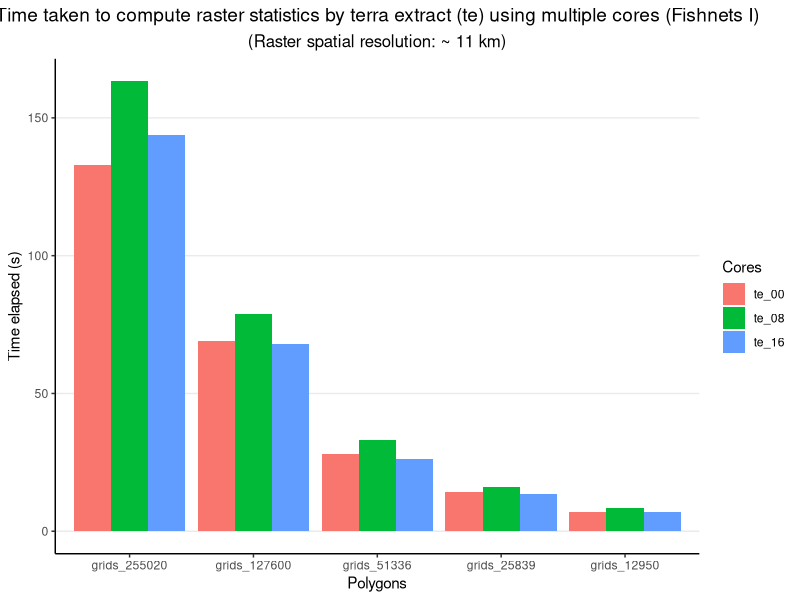
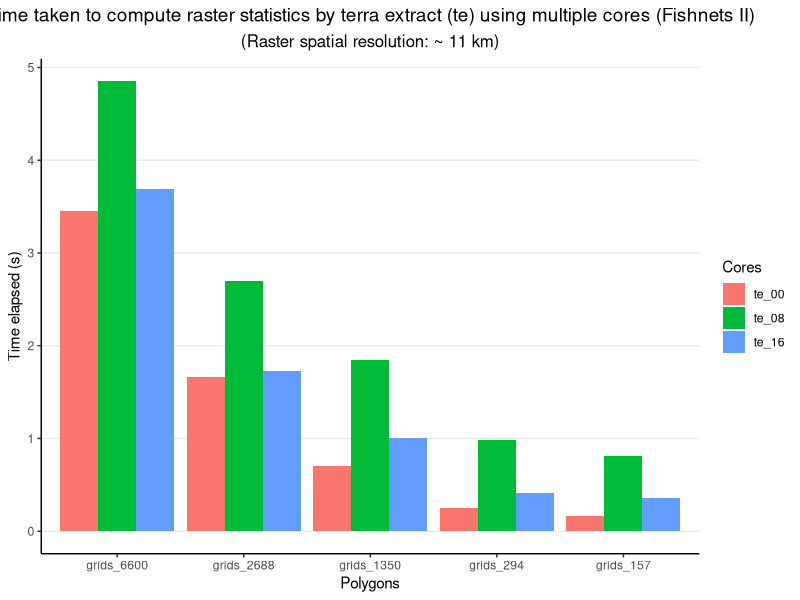
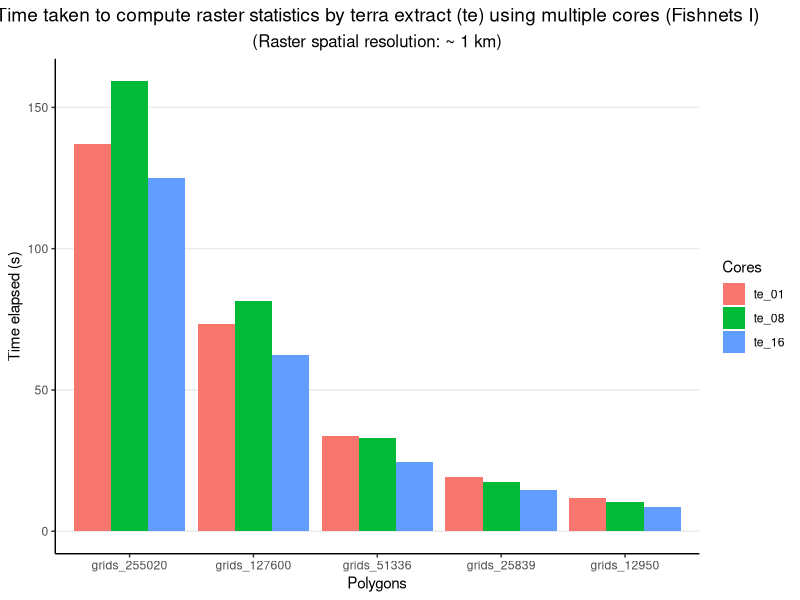
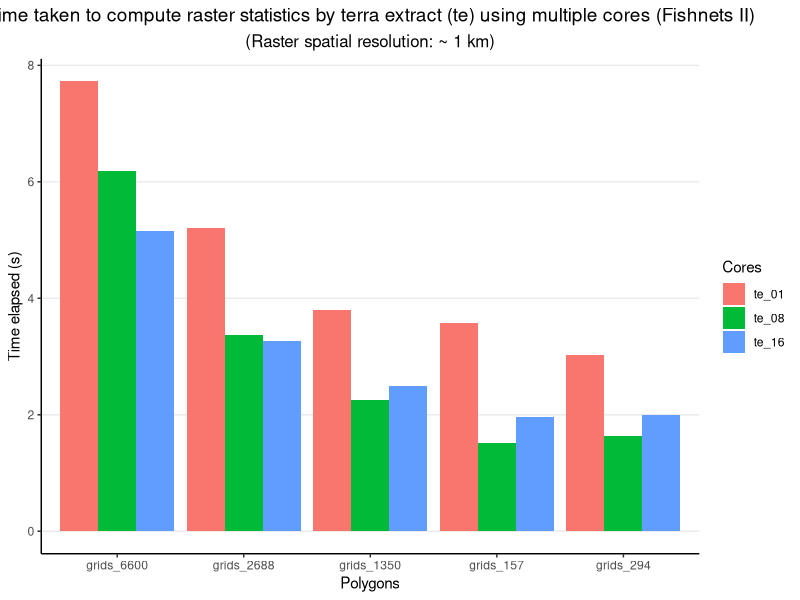
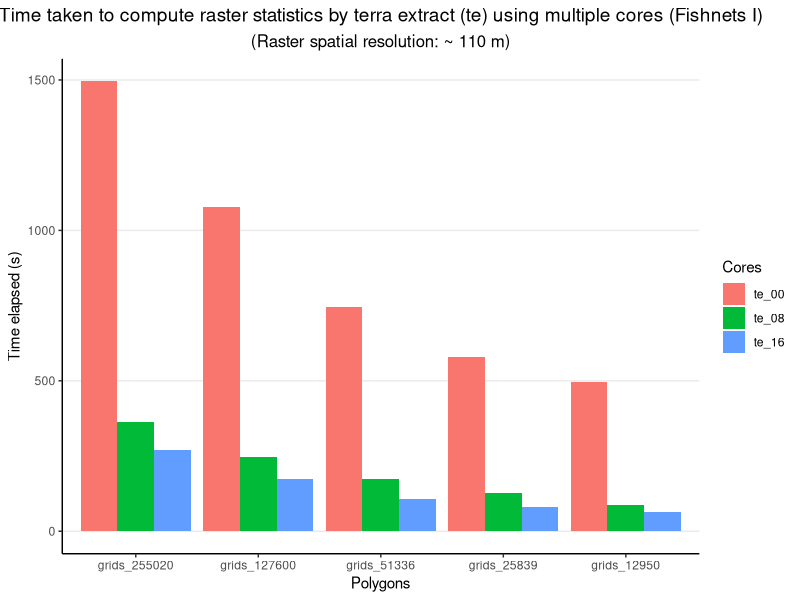
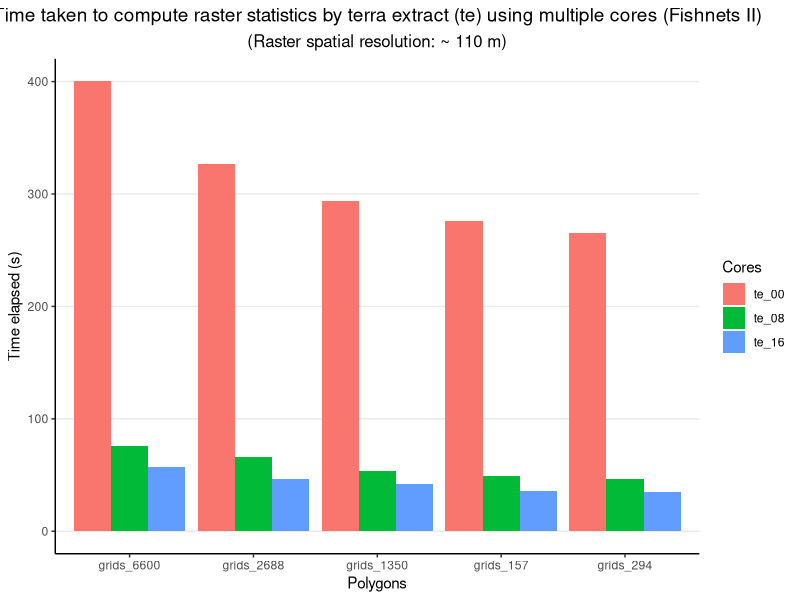
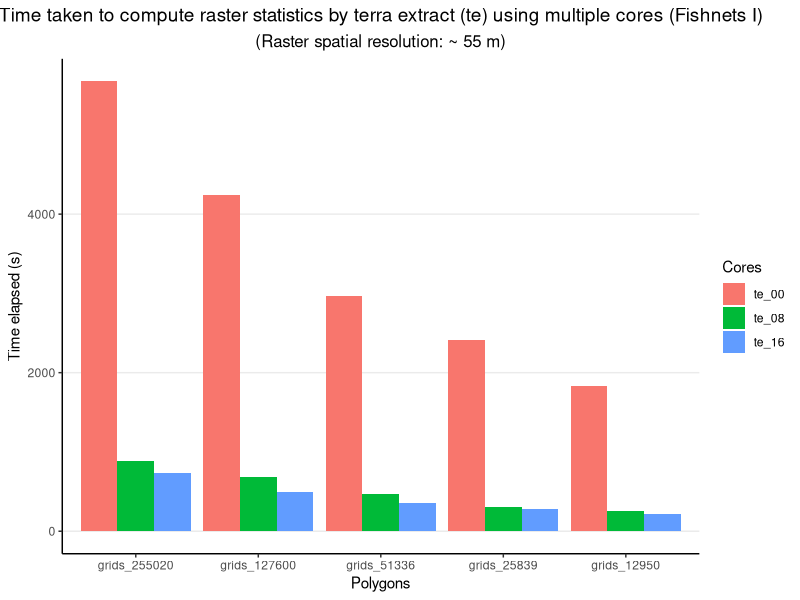
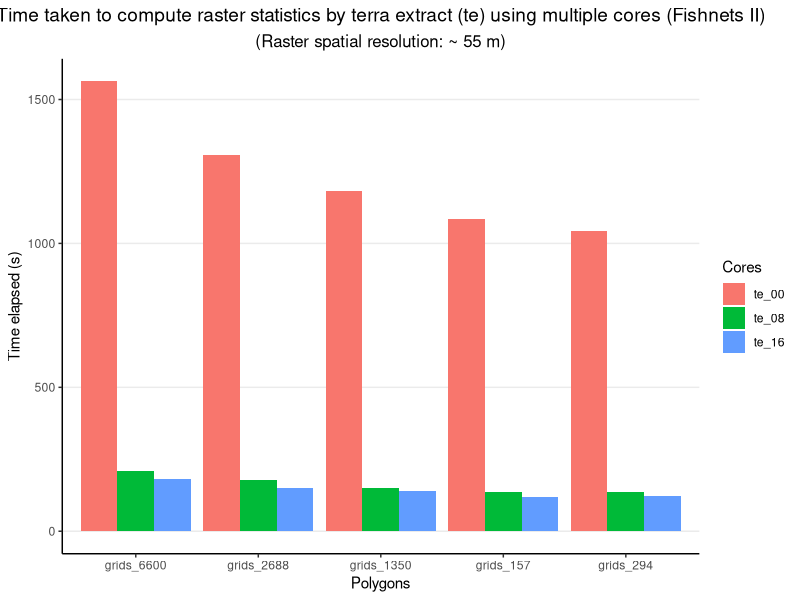

The R script that drew these images, in order:
## ---- chunk 1

library(sf)
library(terra)
library(tidyr)
library(ggplot2)
library(tidyverse)
## ---- chunk 2

te01 <- read.csv("data/results/04_seq_v_par_fishnets/te_01.csv")
f <- te01[,1:6]
longf <- tidyr::pivot_longer(f,
                             cols = c("grids_255020", "grids_127600", "grids_51336", "grids_25839", "grids_12950"))
resultf <- ggplot(data = longf, aes(x = reorder(name, -value), y = value, fill = Cores)) +
  geom_col(position = "dodge") +
  theme_classic() +
  theme(panel.grid.major.y = element_line(), plot.title = element_text(size = rel(1.25), hjust = 0.5),
        plot.subtitle = element_text(size = rel(1.1), hjust = 0.5)) +
  labs(title = "Time taken to compute raster statistics by terra extract (te) using multiple cores (Fishnets I)", subtitle = "(Raster spatial resolution: ~ 11 km)") +
  xlab("Polygons") +
  ylab("Time elapsed (s)")


s <- te01[,c(1,7:11)]
longs <- tidyr::pivot_longer(s,
                             cols = c("grids_6600", "grids_2688", "grids_1350", "grids_294", "grids_157"))
results <- ggplot(data = longs, aes(x = reorder(name, -value), y = value, fill = Cores)) +
  geom_col(position = "dodge") +
  theme_classic() +
  theme(panel.grid.major.y = element_line(), plot.title = element_text(size = rel(1.25), hjust = 0.5),
        plot.subtitle = element_text(size = rel(1.1), hjust = 0.5)) +
  labs(title = "Time taken to compute raster statistics by terra extract (te) using multiple cores (Fishnets II)", subtitle = "(Raster spatial resolution: ~ 11 km)") +
  xlab("Polygons") +
  ylab("Time elapsed (s)")
## ---- chunk 3
resultf
results
## ---- chunk 4

te001 <- read.csv("data/results/04_seq_v_par_fishnets/te_001.csv")
f <- te001[,1:6]
longf <- tidyr::pivot_longer(f,
                             cols = c("grids_255020", "grids_127600", "grids_51336", "grids_25839", "grids_12950"))
resultf <- ggplot(data = longf, aes(x = reorder(name, -value), y = value, fill = Cores)) +
  geom_col(position = "dodge") +
  theme_classic() +
  theme(panel.grid.major.y = element_line(), plot.title = element_text(size = rel(1.25), hjust = 0.5),
        plot.subtitle = element_text(size = rel(1.1), hjust = 0.5)) +
  labs(title = "Time taken to compute raster statistics by terra extract (te) using multiple cores (Fishnets I)", subtitle = "(Raster spatial resolution: ~ 1 km)") +
  xlab("Polygons") +
  ylab("Time elapsed (s)")


s <- te001[,c(1,7:11)]
longs <- tidyr::pivot_longer(s,
                             cols = c("grids_6600", "grids_2688", "grids_1350", "grids_294", "grids_157"))
results <- ggplot(data = longs, aes(x = reorder(name, -value), y = value, fill = Cores)) +
  geom_col(position = "dodge") +
  theme_classic() +
  theme(panel.grid.major.y = element_line(), plot.title = element_text(size = rel(1.25), hjust = 0.5),
        plot.subtitle = element_text(size = rel(1.1), hjust = 0.5)) +
  labs(title = "Time taken to compute raster statistics by terra extract (te) using multiple cores (Fishnets II)", subtitle = "(Raster spatial resolution: ~ 1 km)") +
  xlab("Polygons") +
  ylab("Time elapsed (s)")
## ---- chunk 5
resultf
results
## ---- chunk 6

te0001 <- read.csv("data/results/04_seq_v_par_fishnets/te_0001.csv")
f <- te0001[,1:6]
longf <- tidyr::pivot_longer(f,
                             cols = c("grids_255020", "grids_127600", "grids_51336", "grids_25839", "grids_12950"))
resultf <- ggplot(data = longf, aes(x = reorder(name, -value), y = value, fill = Cores)) +
  geom_col(position = "dodge") +
  theme_classic() +
  theme(panel.grid.major.y = element_line(), plot.title = element_text(size = rel(1.25), hjust = 0.5),
        plot.subtitle = element_text(size = rel(1.1), hjust = 0.5)) +
  labs(title = "Time taken to compute raster statistics by terra extract (te) using multiple cores (Fishnets I)", subtitle = "(Raster spatial resolution: ~ 110 m)") +
  xlab("Polygons") +
  ylab("Time elapsed (s)")


s <- te0001[,c(1,7:11)]
longs <- tidyr::pivot_longer(s,
                             cols = c("grids_6600", "grids_2688", "grids_1350", "grids_294", "grids_157"))
results <- ggplot(data = longs, aes(x = reorder(name, -value), y = value, fill = Cores)) +
  geom_col(position = "dodge") +
  theme_classic() +
  theme(panel.grid.major.y = element_line(), plot.title = element_text(size = rel(1.25), hjust = 0.5),
        plot.subtitle = element_text(size = rel(1.1), hjust = 0.5)) +
  labs(title = "Time taken to compute raster statistics by terra extract (te) using multiple cores (Fishnets II)", subtitle = "(Raster spatial resolution: ~ 110 m)") +
  xlab("Polygons") +
  ylab("Time elapsed (s)")
## ---- chunk 7
resultf
results
## ---- chunk 8

te00005 <- read.csv("data/results/04_seq_v_par_fishnets/te_00005.csv")
f <- te00005[,1:6]
longf <- tidyr::pivot_longer(f,
                             cols = c("grids_255020", "grids_127600", "grids_51336", "grids_25839", "grids_12950"))
resultf <- ggplot(data = longf, aes(x = reorder(name, -value), y = value, fill = Cores)) +
  geom_col(position = "dodge") +
  theme_classic() +
  theme(panel.grid.major.y = element_line(), plot.title = element_text(size = rel(1.25), hjust = 0.5),
        plot.subtitle = element_text(size = rel(1.1), hjust = 0.5)) +
  labs(title = "Time taken to compute raster statistics by terra extract (te) using multiple cores (Fishnets I)", subtitle = "(Raster spatial resolution: ~ 55 m)") +
  xlab("Polygons") +
  ylab("Time elapsed (s)")


s <- te00005[,c(1,7:11)]
longs <- tidyr::pivot_longer(s,
                             cols = c("grids_6600", "grids_2688", "grids_1350", "grids_294", "grids_157"))
results <- ggplot(data = longs, aes(x = reorder(name, -value), y = value, fill = Cores)) +
  geom_col(position = "dodge") +
  theme_classic() +
  theme(panel.grid.major.y = element_line(), plot.title = element_text(size = rel(1.25), hjust = 0.5),
        plot.subtitle = element_text(size = rel(1.1), hjust = 0.5)) +
  labs(title = "Time taken to compute raster statistics by terra extract (te) using multiple cores (Fishnets II)", subtitle = "(Raster spatial resolution: ~ 55 m)") +
  xlab("Polygons") +
  ylab("Time elapsed (s)")
## ---- chunk 9
resultf
results
## ---- chunk 10

ee01 <- read.csv("data/results/04_seq_v_par_fishnets/ee_01.csv")
f <- ee01[,1:6]
longf <- tidyr::pivot_longer(f,
                             cols = c("grids_255020", "grids_127600", "grids_51336", "grids_25839", "grids_12950"))
resultf <- ggplot(data = longf, aes(x = reorder(name, -value), y = value, fill = Cores)) +
  geom_col(position = "dodge") +
  theme_classic() +
  theme(panel.grid.major.y = element_line(), plot.title = element_text(size = rel(1.25), hjust = 0.5),
        plot.subtitle = element_text(size = rel(1.1), hjust = 0.5)) +
  labs(title = "Time taken to compute raster statistics by exact extract (ee) using multiple cores (Fishnets I)", subtitle = "(Raster spatial resolution: ~ 11 km)") +
  xlab("Polygons") +
  ylab("Time elapsed (s)")


s <- ee01[,c(1,7:11)]
longs <- tidyr::pivot_longer(s,
                             cols = c("grids_6600", "grids_2688", "grids_1350", "grids_294", "grids_157"))
results <- ggplot(data = longs, aes(x = reorder(name, -value), y = value, fill = Cores)) +
  geom_col(position = "dodge") +
  theme_classic() +
  theme(panel.grid.major.y = element_line(), plot.title = element_text(size = rel(1.25), hjust = 0.5),
        plot.subtitle = element_text(size = rel(1.1), hjust = 0.5)) +
  labs(title = "Time taken to compute raster statistics by exact extract (ee) using multiple cores (Fishnets II)", subtitle = "(Raster spatial resolution: ~ 11 km)") +
  xlab("Polygons") +
  ylab("Time elapsed (s)")
## ---- chunk 11
resultf
results
## ---- chunk 12

ee001 <- read.csv("data/results/04_seq_v_par_fishnets/ee_001.csv")
f <- ee001[,1:6]
longf <- tidyr::pivot_longer(f,
                             cols = c("grids_255020", "grids_127600", "grids_51336", "grids_25839", "grids_12950"))
resultf <- ggplot(data = longf, aes(x = reorder(name, -value), y = value, fill = Cores)) +
  geom_col(position = "dodge") +
  theme_classic() +
  theme(panel.grid.major.y = element_line(), plot.title = element_text(size = rel(1.25), hjust = 0.5),
        plot.subtitle = element_text(size = rel(1.1), hjust = 0.5)) +
  labs(title = "Time taken to compute raster statistics by exact extract (ee) using multiple cores (Fishnets I)", subtitle = "(Raster spatial resolution: ~ 1 km)") +
  xlab("Polygons") +
  ylab("Time elapsed (s)")


s <- ee001[,c(1,7:11)]
longs <- tidyr::pivot_longer(s,
                             cols = c("grids_6600", "grids_2688", "grids_1350", "grids_294", "grids_157"))
results <- ggplot(data = longs, aes(x = reorder(name, -value), y = value, fill = Cores)) +
  geom_col(position = "dodge") +
  theme_classic() +
  theme(panel.grid.major.y = element_line(), plot.title = element_text(size = rel(1.25), hjust = 0.5),
        plot.subtitle = element_text(size = rel(1.1), hjust = 0.5)) +
  labs(title = "Time taken to compute raster statistics by exact extract (ee) using multiple cores (Fishnets II)", subtitle = "(Raster spatial resolution: ~ 1 km)") +
  xlab("Polygons") +
  ylab("Time elapsed (s)")
## ---- chunk 13
resultf
results
## ---- chunk 14

ee0001 <- read.csv("data/results/04_seq_v_par_fishnets/ee_0001.csv")
f <- ee0001[,1:6]
longf <- tidyr::pivot_longer(f,
                             cols = c("grids_255020", "grids_127600", "grids_51336", "grids_25839", "grids_12950"))
resultf <- ggplot(data = longf, aes(x = reorder(name, -value), y = value, fill = Cores)) +
  geom_col(position = "dodge") +
  theme_classic() +
  theme(panel.grid.major.y = element_line(), plot.title = element_text(size = rel(1.25), hjust = 0.5),
        plot.subtitle = element_text(size = rel(1.1), hjust = 0.5)) +
  labs(title = "Time taken to compute raster statistics by exact extract (ee) using multiple cores (Fishnets I)", subtitle = "(Raster spatial resolution: ~ 110 m)") +
  xlab("Polygons") +
  ylab("Time elapsed (s)")


s <- ee0001[,c(1,7:11)]
longs <- tidyr::pivot_longer(s,
                             cols = c("grids_6600", "grids_2688", "grids_1350", "grids_294", "grids_157"))
results <- ggplot(data = longs, aes(x = reorder(name, -value), y = value, fill = Cores)) +
  geom_col(position = "dodge") +
  theme_classic() +
  theme(panel.grid.major.y = element_line(), plot.title = element_text(size = rel(1.25), hjust = 0.5),
        plot.subtitle = element_text(size = rel(1.1), hjust = 0.5)) +
  labs(title = "Time taken to compute raster statistics by exact extract (ee) using multiple cores (Fishnets II)", subtitle = "(Raster spatial resolution: ~ 110 m)") +
  xlab("Polygons") +
  ylab("Time elapsed (s)")
## ---- chunk 15
resultf
results
## ---- chunk 16

ee00005 <- read.csv("data/results/04_seq_v_par_fishnets/ee_00005.csv")
f <- ee00005[,1:6]
longf <- tidyr::pivot_longer(f,
                             cols = c("grids_255020", "grids_127600", "grids_51336", "grids_25839", "grids_12950"))
resultf <- ggplot(data = longf, aes(x = reorder(name, -value), y = value, fill = Cores)) +
  geom_col(position = "dodge") +
  theme_classic() +
  theme(panel.grid.major.y = element_line(), plot.title = element_text(size = rel(1.25), hjust = 0.5),
        plot.subtitle = element_text(size = rel(1.1), hjust = 0.5)) +
  labs(title = "Time taken to compute raster statistics by exact extract (ee) using multiple cores (Fishnets I)", subtitle = "(Raster spatial resolution: ~ 55 m)") +
  xlab("Polygons") +
  ylab("Time elapsed (s)")


s <- ee00005[,c(1,7:11)]
longs <- tidyr::pivot_longer(s,
                             cols = c("grids_6600", "grids_2688", "grids_1350", "grids_294", "grids_157"))
results <- ggplot(data = longs, aes(x = reorder(name, -value), y = value, fill = Cores)) +
  geom_col(position = "dodge") +
  theme_classic() +
  theme(panel.grid.major.y = element_line(), plot.title = element_text(size = rel(1.25), hjust = 0.5),
        plot.subtitle = element_text(size = rel(1.1), hjust = 0.5)) +
  labs(title = "Time taken to compute raster statistics by exact extract (ee) using multiple cores (Fishnets II)", subtitle = "(Raster spatial resolution: ~ 55 m)") +
  xlab("Polygons") +
  ylab("Time elapsed (s)")
## ---- chunk 17
resultf
results
## ---- chunk 18

tz01 <- read.csv("data/results/04_seq_v_par_fishnets/tz_01.csv")
f <- tz01[,1:6]
longf <- tidyr::pivot_longer(f,
                             cols = c("grids_255020", "grids_127600", "grids_51336", "grids_25839", "grids_12950"))
resultf <- ggplot(data = longf, aes(x = reorder(name, -value), y = value, fill = Cores)) +
  geom_col(position = "dodge") +
  theme_classic() +
  theme(panel.grid.major.y = element_line(), plot.title = element_text(size = rel(1.25), hjust = 0.5),
        plot.subtitle = element_text(size = rel(1.1), hjust = 0.5)) +
  labs(title = "Time taken to compute raster statistics by terra zonal (tz) using multiple cores (Fishnets I)", subtitle = "(Raster spatial resolution: ~ 11 km)") +
  xlab("Polygons") +
  ylab("Time elapsed (s)")


s <- tz01[,c(1,7:11)]
longs <- tidyr::pivot_longer(s,
                             cols = c("grids_6600", "grids_2688", "grids_1350", "grids_294", "grids_157"))
results <- ggplot(data = longs, aes(x = reorder(name, -value), y = value, fill = Cores)) +
  geom_col(position = "dodge") +
  theme_classic() +
  theme(panel.grid.major.y = element_line(), plot.title = element_text(size = rel(1.25), hjust = 0.5),
        plot.subtitle = element_text(size = rel(1.1), hjust = 0.5)) +
  labs(title = "Time taken to compute raster statistics by terra zonal (tz) using multiple cores (Fishnets II)", subtitle = "(Raster spatial resolution: ~ 11 km)") +
  xlab("Polygons") +
  ylab("Time elapsed (s)")
## ---- chunk 19
resultf
results
## ---- chunk 20

tz001 <- read.csv("data/results/04_seq_v_par_fishnets/tz_001.csv")
f <- tz001[,1:6]
longf <- tidyr::pivot_longer(f,
                             cols = c("grids_255020", "grids_127600", "grids_51336", "grids_25839", "grids_12950"))
resultf <- ggplot(data = longf, aes(x = reorder(name, -value), y = value, fill = Cores)) +
  geom_col(position = "dodge") +
  theme_classic() +
  theme(panel.grid.major.y = element_line(), plot.title = element_text(size = rel(1.25), hjust = 0.5),
        plot.subtitle = element_text(size = rel(1.1), hjust = 0.5)) +
  labs(title = "Time taken to compute raster statistics by terra zonal (tz) using multiple cores (Fishnets I)", subtitle = "(Raster spatial resolution: ~ 1 km)") +
  xlab("Polygons") +
  ylab("Time elapsed (s)")


s <- tz001[,c(1,7:11)]
longs <- tidyr::pivot_longer(s,
                             cols = c("grids_6600", "grids_2688", "grids_1350", "grids_294", "grids_157"))
results <- ggplot(data = longs, aes(x = reorder(name, -value), y = value, fill = Cores)) +
  geom_col(position = "dodge") +
  theme_classic() +
  theme(panel.grid.major.y = element_line(), plot.title = element_text(size = rel(1.25), hjust = 0.5),
        plot.subtitle = element_text(size = rel(1.1), hjust = 0.5)) +
  labs(title = "Time taken to compute raster statistics by terra zonal (tz) using multiple cores (Fishnets II)", subtitle = "(Raster spatial resolution: ~ 1 km)") +
  xlab("Polygons") +
  ylab("Time elapsed (s)")
## ---- chunk 21
resultf
results
## ---- chunk 22

final01 <- read.csv("data/results/04_seq_v_par_fishnets/final_01.csv")
f <- final01[,1:6]
longf <- tidyr::pivot_longer(f,
                             cols = c("grids_255020", "grids_127600", "grids_51336", "grids_25839", "grids_12950"))
resultf <- ggplot(data = longf, aes(x = reorder(name, -value), y = value, fill = Cores)) +
  geom_col(position = "dodge") +
  scale_fill_manual(values = c("#74c476", "#41ab5d", "#238b45",
                               "#fc8d59", "#ef6548", "#d7301f",
                               "#6baed6", "#4292c6", "#2171b5")) +
  theme_classic() +
  theme(panel.grid.major.y = element_line(), plot.title = element_text(size = rel(1.25), hjust = 0.5),
        plot.subtitle = element_text(size = rel(1.1), hjust = 0.5)) +
  labs(title = "Time taken by exact extract (ee), terra extract (te), and terra zonal (tz) using multiple cores to compute raster statistics (Fishnets I)", subtitle = "(Raster spatial resolution: ~ 11 km)") +
  xlab("Polygons") +
  ylab("Time elapsed (s)")


s <- final01[,c(1,7:11)]
longs <- tidyr::pivot_longer(s,
                             cols = c("grids_6600", "grids_2688", "grids_1350", "grids_294", "grids_157"))
results <- ggplot(data = longs, aes(x = reorder(name, -value), y = value, fill = Cores)) +
  geom_col(position = "dodge") +
  scale_fill_manual(values = c("#74c476", "#41ab5d", "#238b45",
                               "#fc8d59", "#ef6548", "#d7301f",
                               "#6baed6", "#4292c6", "#2171b5")) +
  theme_classic() +
  theme(panel.grid.major.y = element_line(), plot.title = element_text(size = rel(1.25), hjust = 0.5),
        plot.subtitle = element_text(size = rel(1.1), hjust = 0.5)) +
  labs(title = "Time taken by exact extract (ee), terra extract (te), and terra zonal (tz) using multiple cores to compute raster statistics (Fishnets II)", subtitle = "(Raster spatial resolution: ~ 11 km)") +
  xlab("Polygons") +
  ylab("Time elapsed (s)")
## ---- chunk 23
resultf
results
## ---- chunk 24

final001 <- read.csv("data/results/04_seq_v_par_fishnets/final_001.csv")
f <- final001[,1:6]
longf <- tidyr::pivot_longer(f,
                             cols = c("grids_255020", "grids_127600", "grids_51336", "grids_25839", "grids_12950"))
resultf <- ggplot(data = longf, aes(x = reorder(name, -value), y = value, fill = Cores)) +
  geom_col(position = "dodge") +
  scale_fill_manual(values = c("#74c476", "#41ab5d", "#238b45",
                             "#fc8d59", "#ef6548", "#d7301f",
                             "#6baed6", "#4292c6", "#2171b5")) +
  theme_classic() +
  theme(panel.grid.major.y = element_line(), plot.title = element_text(size = rel(1.25), hjust = 0.5),
        plot.subtitle = element_text(size = rel(1.1), hjust = 0.5)) +
  labs(title = "Time taken by exact extract (ee), terra extract (te) and terra zonal (tz) using multiple cores to compute raster statistics (Fishnets I)", subtitle = "(Raster spatial resolution: ~ 1 km)") +
  xlab("Polygons") +
  ylab("Time elapsed (s)")


s <- final001[,c(1,7:11)]
longs <- tidyr::pivot_longer(s,
                             cols = c("grids_6600", "grids_2688", "grids_1350", "grids_294", "grids_157"))
results <- ggplot(data = longs, aes(x = reorder(name, -value), y = value, fill = Cores)) +
  geom_col(position = "dodge") +
  scale_fill_manual(values = c("#74c476", "#41ab5d", "#238b45",
                             "#fc8d59", "#ef6548", "#d7301f",
                             "#6baed6", "#4292c6", "#2171b5")) +
  theme_classic() +
  theme(panel.grid.major.y = element_line(), plot.title = element_text(size = rel(1.25), hjust = 0.5),
        plot.subtitle = element_text(size = rel(1.1), hjust = 0.5)) +
  labs(title = "Time taken by exact extract (ee), terra extract (te) and terra zonal (tz) using multiple cores to compute raster statistics (Fishnets II)", subtitle = "(Raster spatial resolution: ~ 1 km)") +
  xlab("Polygons") +
  ylab("Time elapsed (s)")

# w/o terra zonal
final001_new <- final001[-c(2:3), ]
f <- final001_new[,1:6]
longf <- tidyr::pivot_longer(f,
                             cols = c("grids_255020", "grids_127600", "grids_51336", "grids_25839", "grids_12950"))
resultf_new <- ggplot(data = longf, aes(x = reorder(name, -value), y = value, fill = Cores)) +
  geom_col(position = "dodge") +
  scale_fill_manual(values = c("#74c476", "#41ab5d", "#238b45",
                             "#fc8d59", "#ef6548", "#d7301f",
                             "#4292c6")) +
  theme_classic() +
  theme(panel.grid.major.y = element_line(), plot.title = element_text(size = rel(1.25), hjust = 0.5),
        plot.subtitle = element_text(size = rel(1.1), hjust = 0.5)) +
  labs(title = "Time taken by exact extract (ee), terra extract (te) and terra zonal (tz) using multiple cores to compute raster statistics (Fishnets I)", subtitle = "(Raster spatial resolution: ~ 1 km)") +
  xlab("Polygons") +
  ylab("Time elapsed (s)")


s <- final001_new[,c(1,7:11)]
longs <- tidyr::pivot_longer(s,
                             cols = c("grids_6600", "grids_2688", "grids_1350", "grids_294", "grids_157"))
results_new <- ggplot(data = longs, aes(x = reorder(name, -value), y = value, fill = Cores)) +
  geom_col(position = "dodge") +
  scale_fill_manual(values = c("#74c476", "#41ab5d", "#238b45",
                             "#fc8d59", "#ef6548", "#d7301f",
                             "#4292c6")) +
  theme_classic() +
  theme(panel.grid.major.y = element_line(), plot.title = element_text(size = rel(1.25), hjust = 0.5),
        plot.subtitle = element_text(size = rel(1.1), hjust = 0.5)) +
  labs(title = "Time taken by exact extract (ee), terra extract (te) and terra zonal (tz) using multiple cores to compute raster statistics (Fishnets II)", subtitle = "(Raster spatial resolution: ~ 1 km)") +
  xlab("Polygons") +
  ylab("Time elapsed (s)")
## ---- chunk 25
resultf
results
## ---- chunk 26
resultf_new
results_new
## ---- chunk 27

final0001 <- read.csv("data/results/04_seq_v_par_fishnets/final_0001.csv")
f <- final0001[,1:6]
longf <- tidyr::pivot_longer(f,
                             cols = c("grids_255020", "grids_127600", "grids_51336", "grids_25839", "grids_12950"))
resultf <- ggplot(data = longf, aes(x = reorder(name, -value), y = value, fill = Cores)) +
  geom_col(position = "dodge") +
  scale_fill_manual(values = c("#41ab5d", "#238b45", "#005a32",
                               "#ef6548", "#d7301f", "#990000")) +
  theme_classic() +
  theme(panel.grid.major.y = element_line(), plot.title = element_text(size = rel(1.25), hjust = 0.5),
        plot.subtitle = element_text(size = rel(1.1), hjust = 0.5)) +
  labs(title = "Time taken by exact extract (ee) and terra extract (te) using multiple cores to compute raster statistics (Fishnets I)", subtitle = "(Raster spatial resolution: ~ 110 m)") +
  xlab("Polygons") +
  ylab("Time elapsed (s)")


s <- final0001[,c(1,7:11)]
longs <- tidyr::pivot_longer(s,
                             cols = c("grids_6600", "grids_2688", "grids_1350", "grids_294", "grids_157"))
results <- ggplot(data = longs, aes(x = reorder(name, -value), y = value, fill = Cores)) +
  geom_col(position = "dodge") +
  scale_fill_manual(values = c("#41ab5d", "#238b45", "#005a32",
                               "#ef6548", "#d7301f", "#990000")) +
  theme_classic() +
  theme(panel.grid.major.y = element_line(), plot.title = element_text(size = rel(1.25), hjust = 0.5),
        plot.subtitle = element_text(size = rel(1.1), hjust = 0.5)) +
  labs(title = "Time taken by exact extract (ee) and terra extract (te) using multiple cores to compute raster statistics (Fishnets II)", subtitle = "(Raster spatial resolution: ~ 110 m)") +
  xlab("Polygons") +
  ylab("Time elapsed (s)")

# w/o terra extract (sequential)
final0001_new <- final0001[2:6, ]
f <- final0001_new[,1:6]
longf <- tidyr::pivot_longer(f,
                             cols = c("grids_255020", "grids_127600", "grids_51336", "grids_25839", "grids_12950"))
resultf_new <- ggplot(data = longf, aes(x = reorder(name, -value), y = value, fill = Cores)) +
  geom_col(position = "dodge") +
  scale_fill_manual(values = c("#41ab5d", "#238b45",
                             "#fc8d59", "#ef6548", "#d7301f")) +
  theme_classic() +
  theme(panel.grid.major.y = element_line(), plot.title = element_text(size = rel(1.25), hjust = 0.5),
        plot.subtitle = element_text(size = rel(1.1), hjust = 0.5)) +
  labs(title = "Time taken by exact extract (ee) and terra extract (te) using multiple cores to compute raster statistics (Fishnets I)", subtitle = "(Raster spatial resolution: ~ 110 m)") +
  xlab("Polygons") +
  ylab("Time elapsed (s)")


s <- final0001_new[,c(1,7:11)]
longs <- tidyr::pivot_longer(s,
                             cols = c("grids_6600", "grids_2688", "grids_1350", "grids_294", "grids_157"))
results_new <- ggplot(data = longs, aes(x = reorder(name, -value), y = value, fill = Cores)) +
  geom_col(position = "dodge") +
  scale_fill_manual(values = c("#41ab5d", "#238b45",
                             "#fc8d59", "#ef6548", "#d7301f")) +
  theme_classic() +
  theme(panel.grid.major.y = element_line(), plot.title = element_text(size = rel(1.25), hjust = 0.5),
        plot.subtitle = element_text(size = rel(1.1), hjust = 0.5)) +
  labs(title = "Time taken by exact extract (ee) and terra extract (te) using multiple cores to compute raster statistics (Fishnets II)", subtitle = "(Raster spatial resolution: ~ 110 m)") +
  xlab("Polygons") +
  ylab("Time elapsed (s)")
## ---- chunk 28
resultf
results
## ---- chunk 29
resultf_new
results_new
## ---- chunk 30

final00005 <- read.csv("data/results/04_seq_v_par_fishnets/final_00005.csv")
f <- final00005[,1:6]
longf <- tidyr::pivot_longer(f,
                             cols = c("grids_255020", "grids_127600", "grids_51336", "grids_25839", "grids_12950"))
resultf <- ggplot(data = longf, aes(x = reorder(name, -value), y = value, fill = Cores)) +
  geom_col(position = "dodge") +
  scale_fill_manual(values = c("#41ab5d", "#238b45", "#005a32",
                               "#ef6548", "#d7301f", "#990000")) +
  theme_classic() +
  theme(panel.grid.major.y = element_line(), plot.title = element_text(size = rel(1.25), hjust = 0.5),
        plot.subtitle = element_text(size = rel(1.1), hjust = 0.5)) +
  labs(title = "Time taken by exact extract (ee) and terra extract (te) using multiple cores to compute raster statistics (Fishnets I)", subtitle = "(Raster spatial resolution: ~ 55 m)") +
  xlab("Polygons") +
  ylab("Time elapsed (s)")


s <- final00005[,c(1,7:11)]
longs <- tidyr::pivot_longer(s,
                             cols = c("grids_6600", "grids_2688", "grids_1350", "grids_294", "grids_157"))
results <- ggplot(data = longs, aes(x = reorder(name, -value), y = value, fill = Cores)) +
  geom_col(position = "dodge") +
  scale_fill_manual(values = c("#41ab5d", "#238b45", "#005a32",
                               "#ef6548", "#d7301f", "#990000")) +
  theme_classic() +
  theme(panel.grid.major.y = element_line(), plot.title = element_text(size = rel(1.25), hjust = 0.5),
        plot.subtitle = element_text(size = rel(1.1), hjust = 0.5)) +
  labs(title = "Time taken by exact extract (ee) and terra extract (te) using multiple cores to compute raster statistics (Fishnets II)", subtitle = "(Raster spatial resolution: ~ 55 m)") +
  xlab("Polygons") +
  ylab("Time elapsed (s)")

# w/o terra extract (sequential)
final00005_new <- final00005[2:6, ]
f <- final00005_new[,1:6]
longf <- tidyr::pivot_longer(f,
                             cols = c("grids_255020", "grids_127600", "grids_51336", "grids_25839", "grids_12950"))
resultf_new <- ggplot(data = longf, aes(x = reorder(name, -value), y = value, fill = Cores)) +
  geom_col(position = "dodge") +
  scale_fill_manual(values = c("#41ab5d", "#238b45",
                             "#fc8d59", "#ef6548", "#d7301f")) +
  theme_classic() +
  theme(panel.grid.major.y = element_line(), plot.title = element_text(size = rel(1.25), hjust = 0.5),
        plot.subtitle = element_text(size = rel(1.1), hjust = 0.5)) +
  labs(title = "Time taken by exact extract (ee) and terra extract (te) using multiple cores to compute raster statistics (Fishnets I)", subtitle = "(Raster spatial resolution: ~ 55 m)") +
  xlab("Polygons") +
  ylab("Time elapsed (s)")


s <- final00005_new[,c(1,7:11)]
longs <- tidyr::pivot_longer(s,
                             cols = c("grids_6600", "grids_2688", "grids_1350", "grids_294", "grids_157"))
results_new <- ggplot(data = longs, aes(x = reorder(name, -value), y = value, fill = Cores)) +
  geom_col(position = "dodge") +
  scale_fill_manual(values = c("#41ab5d", "#238b45",
                             "#fc8d59", "#ef6548", "#d7301f")) +
  theme_classic() +
  theme(panel.grid.major.y = element_line(), plot.title = element_text(size = rel(1.25), hjust = 0.5),
        plot.subtitle = element_text(size = rel(1.1), hjust = 0.5)) +
  labs(title = "Time taken by exact extract (ee) and terra extract (te) using multiple cores to compute raster statistics (Fishnets II)", subtitle = "(Raster spatial resolution: ~ 55 m)") +
  xlab("Polygons") +
  ylab("Time elapsed (s)")
## ---- chunk 31
resultf
results
## ---- chunk 32
resultf_new
results_new
